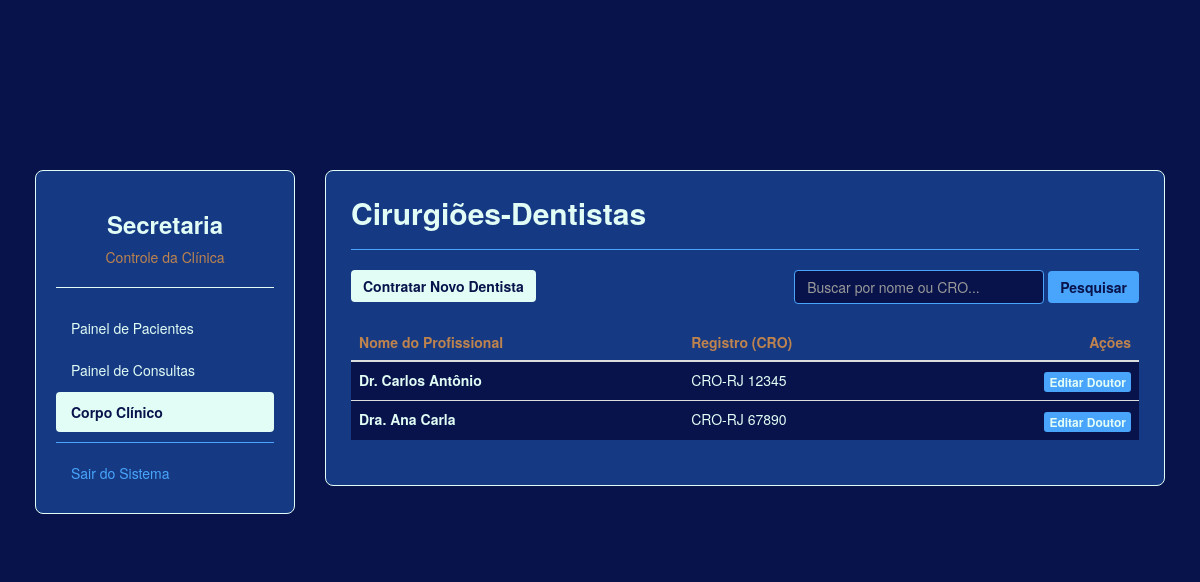
Page /secretaria/dentistas on the earlier database version.
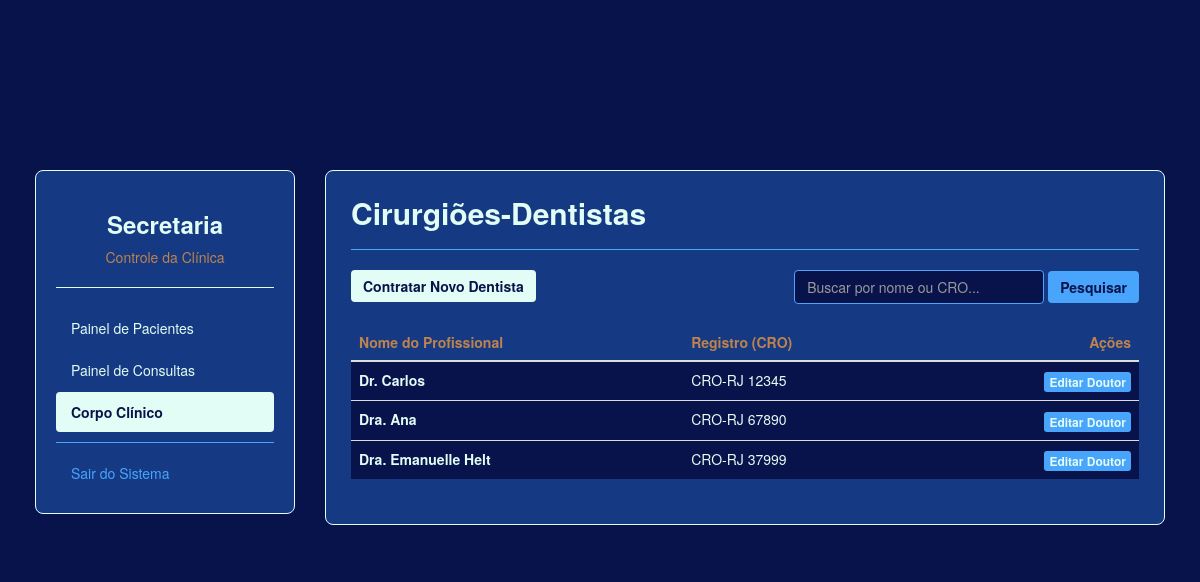
Same page on the later database version.
### tables this page shows
CREATE TABLE dentistas (
                        id INTEGER PRIMARY KEY AUTOINCREMENT,
                        nome TEXT NOT NULL,
                        cro TEXT NOT NULL,
                        usuario_login TEXT UNIQUE NOT NULL);

### app.py (the view)
@app.route('/secretaria/dentistas')
def secretaria_dentistas():
    termo_pesquisa = request.args.get('pesquisa', '')
    conn = conectar_banco()
    if termo_pesquisa:
        lista_dentistas = conn.execute('''
            SELECT d.*, u.senha
            FROM dentistas d
            JOIN usuarios u ON d.usuario_login = u.usuario
            WHERE d.nome LIKE ? OR d.cro LIKE ?
        ''', (f'%{termo_pesquisa}%', f'%{termo_pesquisa}%')).fetchall()
    else:
        lista_dentistas = conn.execute('''
            SELECT d.*, u.senha
            FROM dentistas d
            JOIN usuarios u ON d.usuario_login = u.usuario
        ''').fetchall()
    conn.close()
    return render_template('secretaria_dentistas.html', dentistas=lista_dentistas, termo=termo_pesquisa)

### app.py (called while the page is built)
def conectar_banco():
    conn = sqlite3.connect(ARQUIVO_BANCO)
    conn.row_factory = sqlite3.Row
    return conn

### templates/secretaria_dentistas.html (shortened to what the changed rows need)
<!DOCTYPE html>
<html lang="pt-BR">
<head>
    <link rel="stylesheet" href="https://stackpath.bootstrapcdn.com/bootstrap/3.4.1/css/bootstrap.min.css">
    <link rel="stylesheet" href="{{ url_for('static', filename='css/style.css') }}">
</head>
<body>
    <div class="container dashboard-container">
        <div class="row">
            <div class="col-md-9">
                <div class="main-panel">
                    <h2 class="text-ouro" style="margin-top: 0;">Cirurgiões-Dentistas</h2>
                    <div class="table-responsive" style="margin-top: 15px;">
                        <table class="table" style="color: #e2fdf6;">
                            <thead>
                                <tr style="color: #be834e;">
                                    <th>Nome do Profissional</th>
                                    <th>Registro (CRO)</th>
                                    <th class="text-right">Ações</th>
                                </tr>
                            </thead>
                            <tbody>
                                {% if dentistas %}
                                    {% for doutor in dentistas %}
                                    <tr style="background-color: #08134b;">
                                        <td><strong>{{ doutor.nome }}</strong></td>
                                        <td>{{ doutor.cro }}</td>
                                        <td class="text-right">
                                            <a href="{{ url_for('editar_dentista', id_dentista=doutor.id) }}" class="btn btn-xs btn-primary" style="background-color: #49a4fc; border: none; color: #e2fdf6;">Editar Doutor</a>
                                        </td>
                                    </tr>
                                    {% endfor %}
                                {% else %}
                                    <tr style="background-color: #08134b;">
                                        <td colspan="4" class="text-center" style="color: #49a4fc; padding: 20px;">Nenhum cirurgião encontrado com esses critérios.</td>
                                    </tr>
                                {% endif %}
                            </tbody>
                        </table>
                    </div>
                </div>
            </div>
        </div>
    </div>
</body>
</html>

Differences in the rows shown:
changed dentistas "CRO-RJ 12345": nome "Dr. Carlos Antônio" → "Dr. Carlos"
changed dentistas "CRO-RJ 67890": nome "Dra. Ana Carla" → "Dra. Ana"
added dentistas: nome "Dra. Emanuelle Helt", cro "CRO-RJ 37999"
